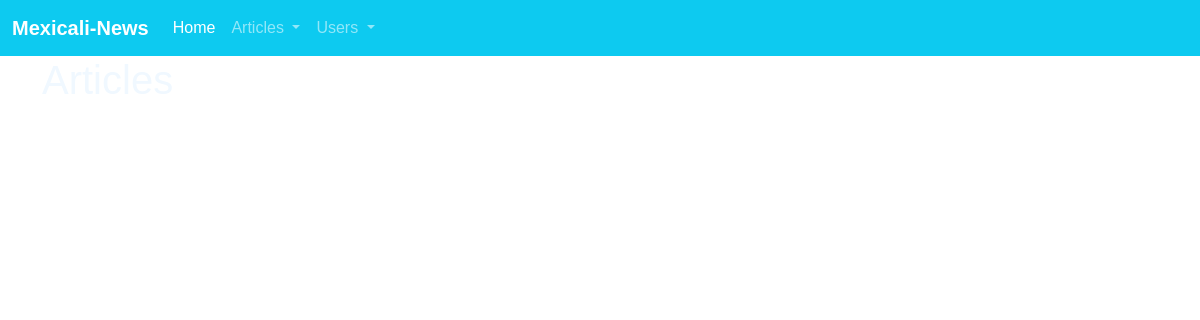
The page /articles/ on the database as committed earlier.
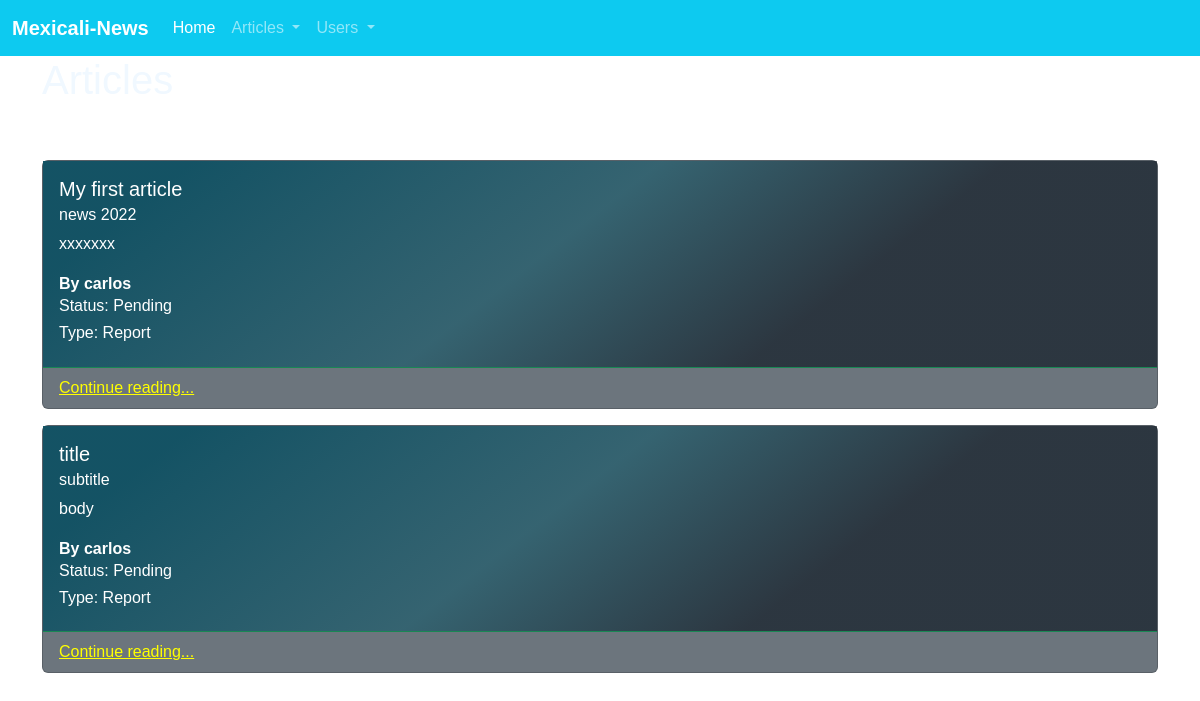
The same page on the database as committed later.
### articles/models.py (models this page shows, shortened)
class Article(models.Model):
    title = models.CharField(max_length=256)
    subtitle = models.CharField(max_length=256)
    author = models.ForeignKey(
        get_user_model(),
        on_delete=models.CASCADE
    )
    a_type = models.ForeignKey(
        ArticleType,
        on_delete=models.CASCADE,
        blank=True,
        null=True
    )
    status = models.ForeignKey(
        Status,
        on_delete=models.CASCADE,
        blank=True,
        null=True
    )
    body = models.TextField()
    created_on = models.DateTimeField(auto_now_add=True)

class Status(models.Model):
    name = models.CharField(max_length=256)
    description = models.TextField()
    def __str__(self):
        return self.name

class ArticleType(models.Model):
    name = models.CharField(max_length=256)
    description = models.TextField()
    def __str__(self):
        return self.name

### accounts/models.py (models this page shows)
class CustomUser(AbstractUser):
    role = models.ForeignKey(
        Role,
        on_delete=models.CASCADE,
        blank=True,
        null=True
        )
    department = models.ForeignKey(
        Department,
        on_delete=models.CASCADE,
        blank=True,
        null=True
        )

### articles/views.py (the view)
# urls.py: path('',ArticleListView.as_view() , name="article_list"),
class ArticleListView(ListView):
    template_name = "articles/list.html"
    model = Article

### templates/articles/list.html (shortened to what this page needs)
{% extends 'base.html' %}
{% load static %}
{% block content %}
<h1>Articles</h1>
<br />
<br />
{% for article in article_list %}
<div class="card text-bg-secondary mb-3 ">
    <div class="card-body" id="notes">
        <h5 class="card-title">{{ article.title }}</h5>
        <h6 class="card-subtitle mb-2 ">{{ article.subtitle }}</h6>
        <p class="card-text">{{ article.body|truncatechars:500 }}</p>
        <strong>By {{ article.author}} </strong>
        <h6>Status: {{ article.status}} </h6>
        <h6>Type: {{ article.a_type}} </h6>
    </div>
    <div class="card-footer bg-transparent border-success">
        <a href="{% url 'article_detail' pk=article.id %}"> Continue reading...</a>
    </div>
</div>
{% endfor %}
{% endblock content %}

### templates/base.html (shortened to what this page needs)
{% load static %}
<!DOCTYPE html>
<html lang="en">
<head>
    <link href="https://cdn.jsdelivr.net/npm/bootstrap@5.2.0/dist/css/bootstrap.min.css" rel="stylesheet"
>
    <link rel="stylesheet" href="{% static 'css/base.css' %}" />
</head>
<body>
    <nav class="navbar navbar-expand-lg navbar-dark bg-info">
        <div class="container-fluid">
            <a class="navbar-brand" href="#"><strong>Mexicali-News</strong> </a>
            <div class="collapse navbar-collapse" id="navbarNav">
                <ul class="navbar-nav">
                    <li class="nav-item">
                        <a class="nav-link active" aria-current="page" href="{%  url 'home' %}">Home</a>
                    </li>
                    <li class="nav-item dropdown">
                        <a class="nav-link dropdown-toggle" href="#" role="button" data-bs-toggle="dropdown"
                            aria-expanded="false">
                            Articles
                        </a>
                    </li>
                    <li class="nav-item dropdown">
                        <a class="nav-link dropdown-toggle" href="#" role="button" data-bs-toggle="dropdown"
                            aria-expanded="false">
                            Users
                        </a>
                    </li>
                </ul>
            </div>
        </div>
    </nav>
    <div class="container">
        {% block content %}
        {% endblock content %}
    </div>
</body>
</html>

### static/css/base.css (style rules this page uses)
body { color: aliceblue; font-family: Verdana, Geneva, Tahoma, sans-serif; background-image: url("https://www.teahub.io/photos/full/233-2331886_jornal-bola-de-vidro-prata-macro-hd-wallpaper.jpg"); background-repeat: no-repeat; background-attachment: fixed; background-size: cover; }
a { color: yellow; }
#notes { background: rgb(16, 81, 99); background: linear-gradient(142deg, rgba(16, 81, 99, 0.9579631901588761) 11%, rgba(24, 90, 106, 0.6526410613073355) 45%, rgba(1, 12, 23, 0.59661865234375) 70%); }

Rows that differ between the two databases and show on the page:
added Article: title "My first article", subtitle "news 2022", body "xxxxxxx", author "carlos", status "Pending", a_type "Report"
added Article: title "title", subtitle "subtitle", body "body", author "carlos", status "Pending", a_type "Report"
